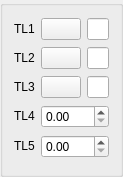
<ui version="4.0" >
 <class>DlgRef_3Sel2Spin_QTD</class>
 <widget class="QWidget" name="DlgRef_3Sel2Spin_QTD" >
  <property name="geometry" >
   <rect>
    <x>0</x>
    <y>0</y>
    <width>120</width>
    <height>177</height>
   </rect>
  </property>
  <property name="sizePolicy" >
   <sizepolicy vsizetype="Preferred" hsizetype="Preferred" >
    <horstretch>0</horstretch>
    <verstretch>0</verstretch>
   </sizepolicy>
  </property>
  <property name="windowTitle" >
   <string/>
  </property>
  <layout class="QGridLayout" >
   <property name="margin" >
    <number>0</number>
   </property>
   <property name="spacing" >
    <number>0</number>
   </property>
   <item row="0" column="0" >
    <widget class="QGroupBox" name="GroupBox1" >
     <property name="sizePolicy" >
      <sizepolicy vsizetype="Preferred" hsizetype="Preferred" >
       <horstretch>0</horstretch>
       <verstretch>0</verstretch>
      </sizepolicy>
     </property>
     <property name="title" >
      <string/>
     </property>
     <layout class="QGridLayout" name="gridLayout" >
      <item row="0" column="0" >
       <widget class="QLabel" name="TextLabel1" >
        <property name="sizePolicy" >
         <sizepolicy vsizetype="Fixed" hsizetype="Fixed" >
          <horstretch>0</horstretch>
          <verstretch>0</verstretch>
         </sizepolicy>
        </property>
        <property name="text" >
         <string>TL1</string>
        </property>
        <property name="wordWrap" >
         <bool>false</bool>
        </property>
       </widget>
      </item>
      <item row="0" column="1" >
       <widget class="QPushButton" name="PushButton1" >
        <property name="sizePolicy" >
         <sizepolicy vsizetype="Fixed" hsizetype="Fixed" >
          <horstretch>0</horstretch>
          <verstretch>0</verstretch>
         </sizepolicy>
        </property>
        <property name="text" >
         <string/>
        </property>
       </widget>
      </item>
      <item row="0" column="2" >
       <widget class="QLineEdit" name="LineEdit1" />
      </item>
      <item row="1" column="0" >
       <widget class="QLabel" name="TextLabel2" >
        <property name="sizePolicy" >
         <sizepolicy vsizetype="Fixed" hsizetype="Fixed" >
          <horstretch>0</horstretch>
          <verstretch>0</verstretch>
         </sizepolicy>
        </property>
        <property name="text" >
         <string>TL2</string>
        </property>
        <property name="wordWrap" >
         <bool>false</bool>
        </property>
       </widget>
      </item>
      <item row="1" column="1" >
       <widget class="QPushButton" name="PushButton2" >
        <property name="sizePolicy" >
         <sizepolicy vsizetype="Fixed" hsizetype="Fixed" >
          <horstretch>0</horstretch>
          <verstretch>0</verstretch>
         </sizepolicy>
        </property>
        <property name="text" >
         <string/>
        </property>
       </widget>
      </item>
      <item row="1" column="2" >
       <widget class="QLineEdit" name="LineEdit2" />
      </item>
      <item row="2" column="0" >
       <widget class="QLabel" name="TextLabel3" >
        <property name="sizePolicy" >
         <sizepolicy vsizetype="Fixed" hsizetype="Fixed" >
          <horstretch>0</horstretch>
          <verstretch>0</verstretch>
         </sizepolicy>
        </property>
        <property name="text" >
         <string>TL3</string>
        </property>
        <property name="wordWrap" >
         <bool>false</bool>
        </property>
       </widget>
      </item>
      <item row="2" column="1" >
       <widget class="QPushButton" name="PushButton3" >
        <property name="sizePolicy" >
         <sizepolicy vsizetype="Fixed" hsizetype="Fixed" >
          <horstretch>0</horstretch>
          <verstretch>0</verstretch>
         </sizepolicy>
        </property>
        <property name="text" >
         <string/>
        </property>
       </widget>
      </item>
      <item row="2" column="2" >
       <widget class="QLineEdit" name="LineEdit3" />
      </item>
      <item row="3" column="0" >
       <widget class="QLabel" name="TextLabel4" >
        <property name="sizePolicy" >
         <sizepolicy vsizetype="Fixed" hsizetype="Fixed" >
          <horstretch>0</horstretch>
          <verstretch>0</verstretch>
         </sizepolicy>
        </property>
        <property name="text" >
         <string>TL4</string>
        </property>
        <property name="wordWrap" >
         <bool>false</bool>
        </property>
       </widget>
      </item>
      <item row="3" column="1" colspan="2" >
       <widget class="SalomeApp_DoubleSpinBox" name="SpinBox_DX" />
      </item>
      <item row="4" column="0" >
       <widget class="QLabel" name="TextLabel5" >
        <property name="sizePolicy" >
         <sizepolicy vsizetype="Fixed" hsizetype="Fixed" >
          <horstretch>0</horstretch>
          <verstretch>0</verstretch>
         </sizepolicy>
        </property>
        <property name="text" >
         <string>TL5</string>
        </property>
        <property name="wordWrap" >
         <bool>false</bool>
        </property>
       </widget>
      </item>
      <item row="4" column="1" colspan="2" >
       <widget class="SalomeApp_DoubleSpinBox" name="SpinBox_DY" />
      </item>
     </layout>
    </widget>
   </item>
  </layout>
 </widget>
 <layoutdefault spacing="6" margin="11" />
 <pixmapfunction>qPixmapFromMimeSource</pixmapfunction>
 <customwidgets>
  <customwidget>
   <class>SalomeApp_DoubleSpinBox</class>
   <extends>QDoubleSpinBox</extends>
   <header location="global" >gui/SalomeApp_DoubleSpinBox.h</header>
  </customwidget>
 </customwidgets>
 <tabstops>
  <tabstop>PushButton1</tabstop>
  <tabstop>LineEdit1</tabstop>
  <tabstop>PushButton2</tabstop>
  <tabstop>LineEdit2</tabstop>
  <tabstop>PushButton3</tabstop>
  <tabstop>LineEdit3</tabstop>
  <tabstop>SpinBox_DX</tabstop>
 </tabstops>
 <resources/>
 <connections/>
</ui>
